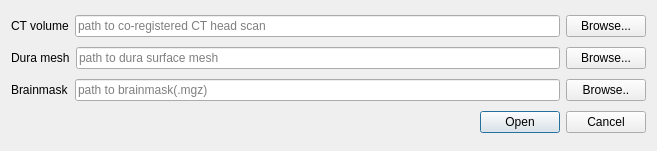
<?xml version="1.0" encoding="UTF-8"?>
<ui version="4.0">
 <class>Dialog</class>
 <widget class="QDialog" name="Dialog">
  <property name="geometry">
   <rect>
    <x>0</x>
    <y>0</y>
    <width>657</width>
    <height>151</height>
   </rect>
  </property>
  <property name="windowTitle">
   <string>Open CT and dura...</string>
  </property>
  <layout class="QVBoxLayout" name="verticalLayout">
   <item>
    <layout class="QHBoxLayout" name="horizontalLayout">
     <item>
      <widget class="QLabel" name="label">
       <property name="text">
        <string>CT volume</string>
       </property>
      </widget>
     </item>
     <item>
      <widget class="QLineEdit" name="ctLineEdit">
       <property name="placeholderText">
        <string>path to co-registered CT head scan</string>
       </property>
      </widget>
     </item>
     <item>
      <widget class="QPushButton" name="ctPushButton">
       <property name="text">
        <string>Browse...</string>
       </property>
      </widget>
     </item>
    </layout>
   </item>
   <item>
    <layout class="QHBoxLayout" name="horizontalLayout_2">
     <item>
      <widget class="QLabel" name="label_2">
       <property name="text">
        <string>Dura mesh</string>
       </property>
      </widget>
     </item>
     <item>
      <widget class="QLineEdit" name="duraLineEdit">
       <property name="placeholderText">
        <string>path to dura surface mesh</string>
       </property>
      </widget>
     </item>
     <item>
      <widget class="QPushButton" name="duraPushButton">
       <property name="text">
        <string>Browse...</string>
       </property>
      </widget>
     </item>
    </layout>
   </item>
   <item>
    <layout class="QHBoxLayout" name="horizontalLayout_3">
     <item>
      <widget class="QLabel" name="label_3">
       <property name="text">
        <string>Brainmask</string>
       </property>
      </widget>
     </item>
     <item>
      <widget class="QLineEdit" name="lineEdit">
       <property name="text">
        <string/>
       </property>
       <property name="placeholderText">
        <string>path to brainmask(.mgz)</string>
       </property>
      </widget>
     </item>
     <item>
      <widget class="QPushButton" name="pushButton">
       <property name="text">
        <string>Browse..</string>
       </property>
      </widget>
     </item>
    </layout>
   </item>
   <item>
    <widget class="QDialogButtonBox" name="buttonBox">
     <property name="orientation">
      <enum>Qt::Horizontal</enum>
     </property>
     <property name="standardButtons">
      <set>QDialogButtonBox::Cancel|QDialogButtonBox::Open</set>
     </property>
     <property name="centerButtons">
      <bool>false</bool>
     </property>
    </widget>
   </item>
  </layout>
 </widget>
 <resources/>
 <connections>
  <connection>
   <sender>buttonBox</sender>
   <signal>rejected()</signal>
   <receiver>Dialog</receiver>
   <slot>reject()</slot>
   <hints>
    <hint type="sourcelabel">
     <x>316</x>
     <y>260</y>
    </hint>
    <hint type="destinationlabel">
     <x>286</x>
     <y>274</y>
    </hint>
   </hints>
  </connection>
 </connections>
</ui>
